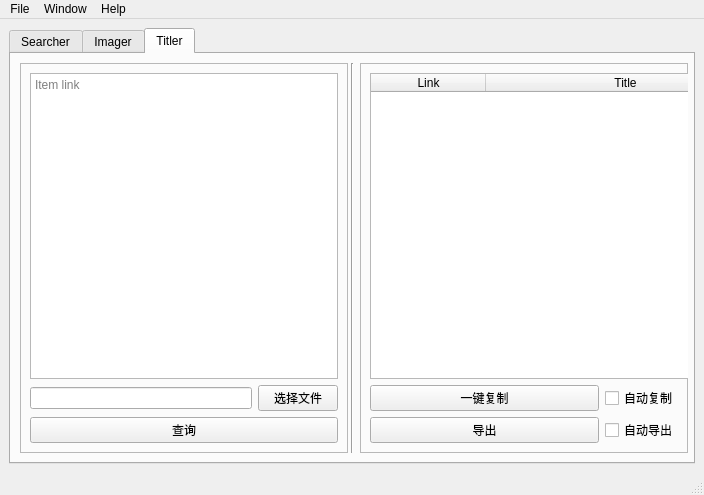
<?xml version="1.0" encoding="UTF-8"?>
<ui version="4.0">
 <class>MainWindow</class>
 <widget class="QMainWindow" name="MainWindow">
  <property name="geometry">
   <rect>
    <x>0</x>
    <y>0</y>
    <width>704</width>
    <height>495</height>
   </rect>
  </property>
  <property name="minimumSize">
   <size>
    <width>700</width>
    <height>485</height>
   </size>
  </property>
  <property name="windowTitle">
   <string>MainWindow</string>
  </property>
  <widget class="QWidget" name="centralwidget">
   <layout class="QHBoxLayout" name="horizontalLayout">
    <item>
     <widget class="QTabWidget" name="tabWidget">
      <property name="currentIndex">
       <number>2</number>
      </property>
      <widget class="QWidget" name="tab_search">
       <attribute name="title">
        <string>Searcher</string>
       </attribute>
       <layout class="QGridLayout" name="gridLayout_3">
        <item row="0" column="0">
         <widget class="QFrame" name="frame">
          <property name="minimumSize">
           <size>
            <width>250</width>
            <height>0</height>
           </size>
          </property>
          <property name="maximumSize">
           <size>
            <width>350</width>
            <height>16777215</height>
           </size>
          </property>
          <property name="frameShape">
           <enum>QFrame::StyledPanel</enum>
          </property>
          <property name="frameShadow">
           <enum>QFrame::Raised</enum>
          </property>
          <layout class="QGridLayout" name="gridLayout_2">
           <item row="7" column="0" colspan="2">
            <widget class="Line" name="line_3">
             <property name="orientation">
              <enum>Qt::Horizontal</enum>
             </property>
            </widget>
           </item>
           <item row="1" column="1">
            <widget class="QComboBox" name="category_box">
             <property name="layoutDirection">
              <enum>Qt::LeftToRight</enum>
             </property>
            </widget>
           </item>
           <item row="5" column="0">
            <widget class="QLabel" name="label_5">
             <property name="text">
              <string>Filter</string>
             </property>
            </widget>
           </item>
           <item row="10" column="0" colspan="2">
            <widget class="Line" name="line_2">
             <property name="orientation">
              <enum>Qt::Horizontal</enum>
             </property>
            </widget>
           </item>
           <item row="8" column="0" rowspan="2">
            <widget class="QLabel" name="label_6">
             <property name="text">
              <string>Locations</string>
             </property>
            </widget>
           </item>
           <item row="8" column="1">
            <widget class="QCheckBox" name="international_checkbox">
             <property name="text">
              <string>Internacional</string>
             </property>
             <property name="checked">
              <bool>true</bool>
             </property>
            </widget>
           </item>
           <item row="1" column="0">
            <widget class="QLabel" name="label">
             <property name="text">
              <string>Category</string>
             </property>
            </widget>
           </item>
           <item row="11" column="0" colspan="2">
            <widget class="QPushButton" name="search_button">
             <property name="minimumSize">
              <size>
               <width>0</width>
               <height>60</height>
              </size>
             </property>
             <property name="styleSheet">
              <string notr="true">background-color: rgb(65, 113, 156);</string>
             </property>
             <property name="text">
              <string>搜   索</string>
             </property>
            </widget>
           </item>
           <item row="4" column="1">
            <widget class="QSpinBox" name="page_box">
             <property name="alignment">
              <set>Qt::AlignCenter</set>
             </property>
             <property name="minimum">
              <number>1</number>
             </property>
             <property name="maximum">
              <number>100</number>
             </property>
            </widget>
           </item>
           <item row="6" column="1">
            <widget class="QComboBox" name="sort_box"/>
           </item>
           <item row="9" column="1">
            <widget class="QCheckBox" name="local_checkbox">
             <property name="text">
              <string>Vendedor Nacional</string>
             </property>
            </widget>
           </item>
           <item row="3" column="1">
            <widget class="QLineEdit" name="keyword_edit"/>
           </item>
           <item row="6" column="0">
            <widget class="QLabel" name="order_label">
             <property name="text">
              <string>Order</string>
             </property>
            </widget>
           </item>
           <item row="3" column="0">
            <widget class="QLabel" name="label_3">
             <property name="text">
              <string>Keyword</string>
             </property>
            </widget>
           </item>
           <item row="4" column="0">
            <widget class="QLabel" name="label_4">
             <property name="text">
              <string>Page</string>
             </property>
            </widget>
           </item>
           <item row="5" column="1">
            <widget class="QComboBox" name="filter_box"/>
           </item>
          </layout>
         </widget>
        </item>
        <item row="0" column="2">
         <widget class="QFrame" name="frame_2">
          <property name="frameShape">
           <enum>QFrame::StyledPanel</enum>
          </property>
          <property name="frameShadow">
           <enum>QFrame::Raised</enum>
          </property>
          <layout class="QGridLayout" name="gridLayout">
           <item row="3" column="0" colspan="4">
            <widget class="Line" name="line_5">
             <property name="orientation">
              <enum>Qt::Horizontal</enum>
             </property>
            </widget>
           </item>
           <item row="4" column="3">
            <widget class="QCheckBox" name="auto_save_checkbox">
             <property name="layoutDirection">
              <enum>Qt::LeftToRight</enum>
             </property>
             <property name="text">
              <string>自动导出</string>
             </property>
            </widget>
           </item>
           <item row="4" column="2">
            <widget class="QPushButton" name="save_button">
             <property name="text">
              <string>导出</string>
             </property>
            </widget>
           </item>
           <item row="4" column="1">
            <widget class="Line" name="line_4">
             <property name="orientation">
              <enum>Qt::Vertical</enum>
             </property>
            </widget>
           </item>
           <item row="4" column="0">
            <widget class="QPushButton" name="clear_button">
             <property name="text">
              <string>清空</string>
             </property>
            </widget>
           </item>
           <item row="2" column="3">
            <widget class="QLabel" name="total_data_label">
             <property name="text">
              <string>0</string>
             </property>
            </widget>
           </item>
           <item row="2" column="2">
            <widget class="QLabel" name="label_9">
             <property name="text">
              <string>数据数量:</string>
             </property>
             <property name="alignment">
              <set>Qt::AlignRight|Qt::AlignTrailing|Qt::AlignVCenter</set>
             </property>
            </widget>
           </item>
           <item row="2" column="1">
            <widget class="QLabel" name="total_page_label">
             <property name="text">
              <string>0</string>
             </property>
            </widget>
           </item>
           <item row="2" column="0">
            <widget class="QLabel" name="label_7">
             <property name="text">
              <string>总页数:</string>
             </property>
             <property name="alignment">
              <set>Qt::AlignRight|Qt::AlignTrailing|Qt::AlignVCenter</set>
             </property>
            </widget>
           </item>
           <item row="1" column="0" colspan="4">
            <widget class="QTableWidget" name="result_table">
             <property name="minimumSize">
              <size>
               <width>396</width>
               <height>0</height>
              </size>
             </property>
             <property name="sortingEnabled">
              <bool>true</bool>
             </property>
             <attribute name="horizontalHeaderCascadingSectionResizes">
              <bool>true</bool>
             </attribute>
             <attribute name="horizontalHeaderDefaultSectionSize">
              <number>115</number>
             </attribute>
             <attribute name="horizontalHeaderStretchLastSection">
              <bool>true</bool>
             </attribute>
             <attribute name="verticalHeaderVisible">
              <bool>false</bool>
             </attribute>
             <column>
              <property name="text">
               <string>Page</string>
              </property>
             </column>
             <column>
              <property name="text">
               <string>Item ID</string>
              </property>
             </column>
             <column>
              <property name="text">
               <string>Shop ID</string>
              </property>
             </column>
            </widget>
           </item>
           <item row="0" column="0" colspan="4">
            <widget class="QLabel" name="result_title_label">
             <property name="text">
              <string>结  果</string>
             </property>
             <property name="alignment">
              <set>Qt::AlignCenter</set>
             </property>
            </widget>
           </item>
          </layout>
         </widget>
        </item>
        <item row="0" column="1">
         <widget class="Line" name="line">
          <property name="orientation">
           <enum>Qt::Vertical</enum>
          </property>
         </widget>
        </item>
       </layout>
      </widget>
      <widget class="QWidget" name="tab_image">
       <attribute name="title">
        <string>Imager</string>
       </attribute>
       <layout class="QGridLayout" name="gridLayout_4">
        <item row="0" column="0">
         <widget class="QFrame" name="frame_3">
          <property name="maximumSize">
           <size>
            <width>300</width>
            <height>16777215</height>
           </size>
          </property>
          <property name="frameShape">
           <enum>QFrame::StyledPanel</enum>
          </property>
          <property name="frameShadow">
           <enum>QFrame::Raised</enum>
          </property>
          <layout class="QGridLayout" name="gridLayout_5">
           <item row="2" column="1">
            <widget class="QLineEdit" name="link_edit"/>
           </item>
           <item row="5" column="1">
            <widget class="QSpinBox" name="imagetab_page_box">
             <property name="alignment">
              <set>Qt::AlignCenter</set>
             </property>
             <property name="minimum">
              <number>1</number>
             </property>
             <property name="maximum">
              <number>100</number>
             </property>
            </widget>
           </item>
           <item row="1" column="0" colspan="2">
            <widget class="QLabel" name="image_label">
             <property name="frameShape">
              <enum>QFrame::StyledPanel</enum>
             </property>
             <property name="text">
              <string/>
             </property>
             <property name="alignment">
              <set>Qt::AlignCenter</set>
             </property>
            </widget>
           </item>
           <item row="5" column="0">
            <widget class="QLabel" name="label_2">
             <property name="text">
              <string>Page</string>
             </property>
            </widget>
           </item>
           <item row="3" column="1">
            <widget class="QComboBox" name="imagetab_category_box"/>
           </item>
           <item row="0" column="0" colspan="2">
            <widget class="QLabel" name="label_11">
             <property name="maximumSize">
              <size>
               <width>16777215</width>
               <height>15</height>
              </size>
             </property>
             <property name="text">
              <string>Target</string>
             </property>
            </widget>
           </item>
           <item row="2" column="0">
            <widget class="QLabel" name="label_10">
             <property name="text">
              <string>Image Url</string>
             </property>
            </widget>
           </item>
           <item row="3" column="0">
            <widget class="QLabel" name="label_8">
             <property name="text">
              <string>Category</string>
             </property>
            </widget>
           </item>
           <item row="6" column="0" colspan="2">
            <widget class="QPushButton" name="imagetab_search_button">
             <property name="text">
              <string>搜   索</string>
             </property>
            </widget>
           </item>
          </layout>
         </widget>
        </item>
        <item row="0" column="1">
         <widget class="Line" name="line_6">
          <property name="orientation">
           <enum>Qt::Vertical</enum>
          </property>
         </widget>
        </item>
        <item row="0" column="2">
         <widget class="QFrame" name="frame_4">
          <property name="frameShape">
           <enum>QFrame::StyledPanel</enum>
          </property>
          <property name="frameShadow">
           <enum>QFrame::Raised</enum>
          </property>
          <layout class="QGridLayout" name="gridLayout_6">
           <item row="2" column="0">
            <widget class="QPushButton" name="imagetab_clear_button">
             <property name="text">
              <string>清空</string>
             </property>
            </widget>
           </item>
           <item row="2" column="1">
            <widget class="QPushButton" name="imagetab_save_button">
             <property name="text">
              <string>导出</string>
             </property>
            </widget>
           </item>
           <item row="2" column="2">
            <widget class="QCheckBox" name="imagetab_auto_save_checkbox">
             <property name="text">
              <string>自动导出</string>
             </property>
            </widget>
           </item>
           <item row="1" column="0" colspan="3">
            <widget class="QTableWidget" name="imagetab_result_table">
             <property name="minimumSize">
              <size>
               <width>396</width>
               <height>0</height>
              </size>
             </property>
             <property name="sortingEnabled">
              <bool>true</bool>
             </property>
             <attribute name="horizontalHeaderCascadingSectionResizes">
              <bool>true</bool>
             </attribute>
             <attribute name="horizontalHeaderDefaultSectionSize">
              <number>115</number>
             </attribute>
             <attribute name="horizontalHeaderStretchLastSection">
              <bool>true</bool>
             </attribute>
             <attribute name="verticalHeaderVisible">
              <bool>false</bool>
             </attribute>
             <column>
              <property name="text">
               <string>Page</string>
              </property>
             </column>
             <column>
              <property name="text">
               <string>Item ID</string>
              </property>
             </column>
             <column>
              <property name="text">
               <string>Shop ID</string>
              </property>
             </column>
             <column>
              <property name="text">
               <string>Score</string>
              </property>
             </column>
            </widget>
           </item>
           <item row="0" column="0" colspan="3">
            <widget class="QLabel" name="imagetab_result_title_label">
             <property name="text">
              <string>结果</string>
             </property>
             <property name="alignment">
              <set>Qt::AlignCenter</set>
             </property>
            </widget>
           </item>
          </layout>
         </widget>
        </item>
       </layout>
      </widget>
      <widget class="QWidget" name="tab">
       <attribute name="title">
        <string>Titler</string>
       </attribute>
       <layout class="QHBoxLayout" name="horizontalLayout_2">
        <item>
         <widget class="QFrame" name="frame_5">
          <property name="minimumSize">
           <size>
            <width>328</width>
            <height>0</height>
           </size>
          </property>
          <property name="frameShape">
           <enum>QFrame::StyledPanel</enum>
          </property>
          <property name="frameShadow">
           <enum>QFrame::Raised</enum>
          </property>
          <layout class="QGridLayout" name="gridLayout_8">
           <item row="1" column="0">
            <widget class="QLineEdit" name="titletab_filepath_edit"/>
           </item>
           <item row="1" column="1">
            <widget class="QPushButton" name="titletab_selectfile_button">
             <property name="text">
              <string>选择文件</string>
             </property>
            </widget>
           </item>
           <item row="0" column="0" colspan="2">
            <widget class="QTextEdit" name="titletab_url_edit">
             <property name="placeholderText">
              <string>Item link</string>
             </property>
            </widget>
           </item>
           <item row="2" column="0" colspan="2">
            <widget class="QPushButton" name="titletab_start_button">
             <property name="text">
              <string>查询</string>
             </property>
            </widget>
           </item>
          </layout>
         </widget>
        </item>
        <item>
         <widget class="Line" name="line_7">
          <property name="orientation">
           <enum>Qt::Vertical</enum>
          </property>
         </widget>
        </item>
        <item>
         <widget class="QFrame" name="frame_6">
          <property name="minimumSize">
           <size>
            <width>328</width>
            <height>0</height>
           </size>
          </property>
          <property name="frameShape">
           <enum>QFrame::StyledPanel</enum>
          </property>
          <property name="frameShadow">
           <enum>QFrame::Raised</enum>
          </property>
          <layout class="QGridLayout" name="gridLayout_7">
           <item row="1" column="0">
            <widget class="QPushButton" name="titletab_copy_button">
             <property name="text">
              <string>一键复制</string>
             </property>
            </widget>
           </item>
           <item row="0" column="0">
            <widget class="QTableWidget" name="titletab_result_table">
             <property name="minimumSize">
              <size>
               <width>396</width>
               <height>0</height>
              </size>
             </property>
             <property name="sortingEnabled">
              <bool>true</bool>
             </property>
             <attribute name="horizontalHeaderCascadingSectionResizes">
              <bool>true</bool>
             </attribute>
             <attribute name="horizontalHeaderDefaultSectionSize">
              <number>115</number>
             </attribute>
             <attribute name="horizontalHeaderStretchLastSection">
              <bool>true</bool>
             </attribute>
             <attribute name="verticalHeaderVisible">
              <bool>false</bool>
             </attribute>
             <column>
              <property name="text">
               <string>Link</string>
              </property>
             </column>
             <column>
              <property name="text">
               <string>Title</string>
              </property>
             </column>
            </widget>
           </item>
           <item row="2" column="0">
            <widget class="QPushButton" name="titletab_save_button">
             <property name="text">
              <string>导出</string>
             </property>
            </widget>
           </item>
           <item row="1" column="1">
            <widget class="QCheckBox" name="titletab_autocopy_checkbox">
             <property name="text">
              <string>自动复制</string>
             </property>
            </widget>
           </item>
           <item row="2" column="1">
            <widget class="QCheckBox" name="titletab_autosave_checkbox">
             <property name="text">
              <string>自动导出</string>
             </property>
            </widget>
           </item>
          </layout>
         </widget>
        </item>
       </layout>
      </widget>
     </widget>
    </item>
   </layout>
  </widget>
  <widget class="QMenuBar" name="menubar">
   <property name="geometry">
    <rect>
     <x>0</x>
     <y>0</y>
     <width>704</width>
     <height>23</height>
    </rect>
   </property>
   <widget class="QMenu" name="menuFile">
    <property name="title">
     <string>File</string>
    </property>
    <addaction name="actionReset"/>
    <addaction name="actionSetting"/>
    <addaction name="separator"/>
    <addaction name="actionExit"/>
   </widget>
   <widget class="QMenu" name="menuHelp">
    <property name="title">
     <string>Help</string>
    </property>
    <addaction name="actionAbout"/>
    <addaction name="actionReleaseNotes"/>
   </widget>
   <widget class="QMenu" name="menuWindow">
    <property name="title">
     <string>Window</string>
    </property>
    <addaction name="actionFullScreen"/>
    <addaction name="separator"/>
    <addaction name="actionNormal"/>
    <addaction name="actionMaximize"/>
    <addaction name="actionMinimize"/>
   </widget>
   <addaction name="menuFile"/>
   <addaction name="menuWindow"/>
   <addaction name="menuHelp"/>
  </widget>
  <widget class="QStatusBar" name="statusbar"/>
  <action name="actionAbout">
   <property name="text">
    <string>About</string>
   </property>
  </action>
  <action name="actionFullScreen">
   <property name="checkable">
    <bool>true</bool>
   </property>
   <property name="text">
    <string>Full Screen</string>
   </property>
   <property name="shortcut">
    <string>F11</string>
   </property>
  </action>
  <action name="actionNormal">
   <property name="checkable">
    <bool>true</bool>
   </property>
   <property name="text">
    <string>Normal</string>
   </property>
  </action>
  <action name="actionMaximize">
   <property name="checkable">
    <bool>true</bool>
   </property>
   <property name="text">
    <string>Maximize</string>
   </property>
  </action>
  <action name="actionMinimize">
   <property name="checkable">
    <bool>true</bool>
   </property>
   <property name="text">
    <string>Minimize</string>
   </property>
  </action>
  <action name="actionReleaseNotes">
   <property name="text">
    <string>ReleaseNotes</string>
   </property>
  </action>
  <action name="actionReset">
   <property name="text">
    <string>Reset</string>
   </property>
   <property name="shortcut">
    <string>Ctrl+R</string>
   </property>
  </action>
  <action name="actionSetting">
   <property name="text">
    <string>Setting</string>
   </property>
  </action>
  <action name="actionExit">
   <property name="text">
    <string>Exit</string>
   </property>
   <property name="shortcut">
    <string>Esc</string>
   </property>
  </action>
 </widget>
 <resources/>
 <connections/>
</ui>
